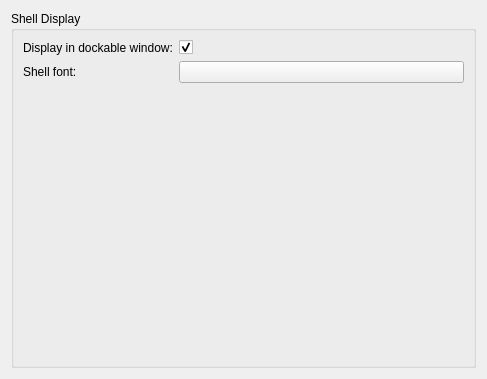
<?xml version="1.0" encoding="UTF-8"?>
<ui version="4.0">
 <class>qCjyxSettingsPythonPanel</class>
 <widget class="ctkSettingsPanel" name="qCjyxSettingsPythonPanel">
  <property name="geometry">
   <rect>
    <x>0</x>
    <y>0</y>
    <width>487</width>
    <height>379</height>
   </rect>
  </property>
  <property name="windowTitle">
   <string>Python</string>
  </property>
  <layout class="QVBoxLayout" name="verticalLayout">
   <item>
    <widget class="QGroupBox" name="ShellDisplayGroupBox">
     <property name="title">
      <string>Shell Display</string>
     </property>
     <property name="flat">
      <bool>true</bool>
     </property>
     <layout class="QFormLayout" name="formLayout">
      <property name="fieldGrowthPolicy">
       <enum>QFormLayout::AllNonFixedFieldsGrow</enum>
      </property>
      <item row="0" column="0">
       <widget class="QLabel" name="DockableWindowLabel">
        <property name="text">
         <string>Display in dockable window:</string>
        </property>
       </widget>
      </item>
      <item row="0" column="1">
       <widget class="ctkCheckBox" name="DockableWindowCheckBox">
        <property name="toolTip">
         <string>Display Python interactor in a window that can be placed inside the main window. If disabled then the Python Interactor is displayed as an independent window.</string>
        </property>
        <property name="checked">
         <bool>true</bool>
        </property>
       </widget>
      </item>
      <item row="1" column="0">
       <widget class="QLabel" name="PromptFontLabel">
        <property name="text">
         <string>Shell font:</string>
        </property>
       </widget>
      </item>
      <item row="1" column="1">
       <widget class="ctkFontButton" name="pythonFontButton">
        <property name="text">
         <string/>
        </property>
       </widget>
      </item>
     </layout>
    </widget>
   </item>
  </layout>
 </widget>
 <customwidgets>
  <customwidget>
   <class>ctkCheckBox</class>
   <extends>QCheckBox</extends>
   <header>ctkCheckBox.h</header>
  </customwidget>
  <customwidget>
   <class>ctkFontButton</class>
   <extends>QPushButton</extends>
   <header>ctkFontButton.h</header>
  </customwidget>
  <customwidget>
   <class>ctkSettingsPanel</class>
   <extends>QWidget</extends>
   <header>ctkSettingsPanel.h</header>
   <container>1</container>
  </customwidget>
 </customwidgets>
 <resources/>
 <connections/>
</ui>
